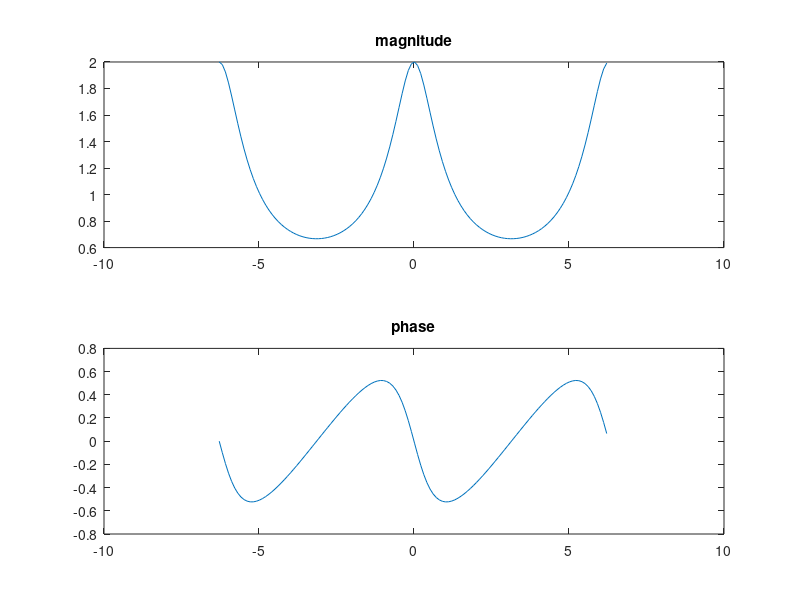

Source code (MATLAB):
%% clear
clc
clear all
close all

%% process
a=0.5;
w=-2*pi:0.1:+2*pi;
x=1./(1-a*exp(-j*w));

%% plot
subplot(2,1,1);
plot(w, abs(x));
title('magnitude');
subplot(2,1,2);
plot(w, angle(x));
title('phase');


